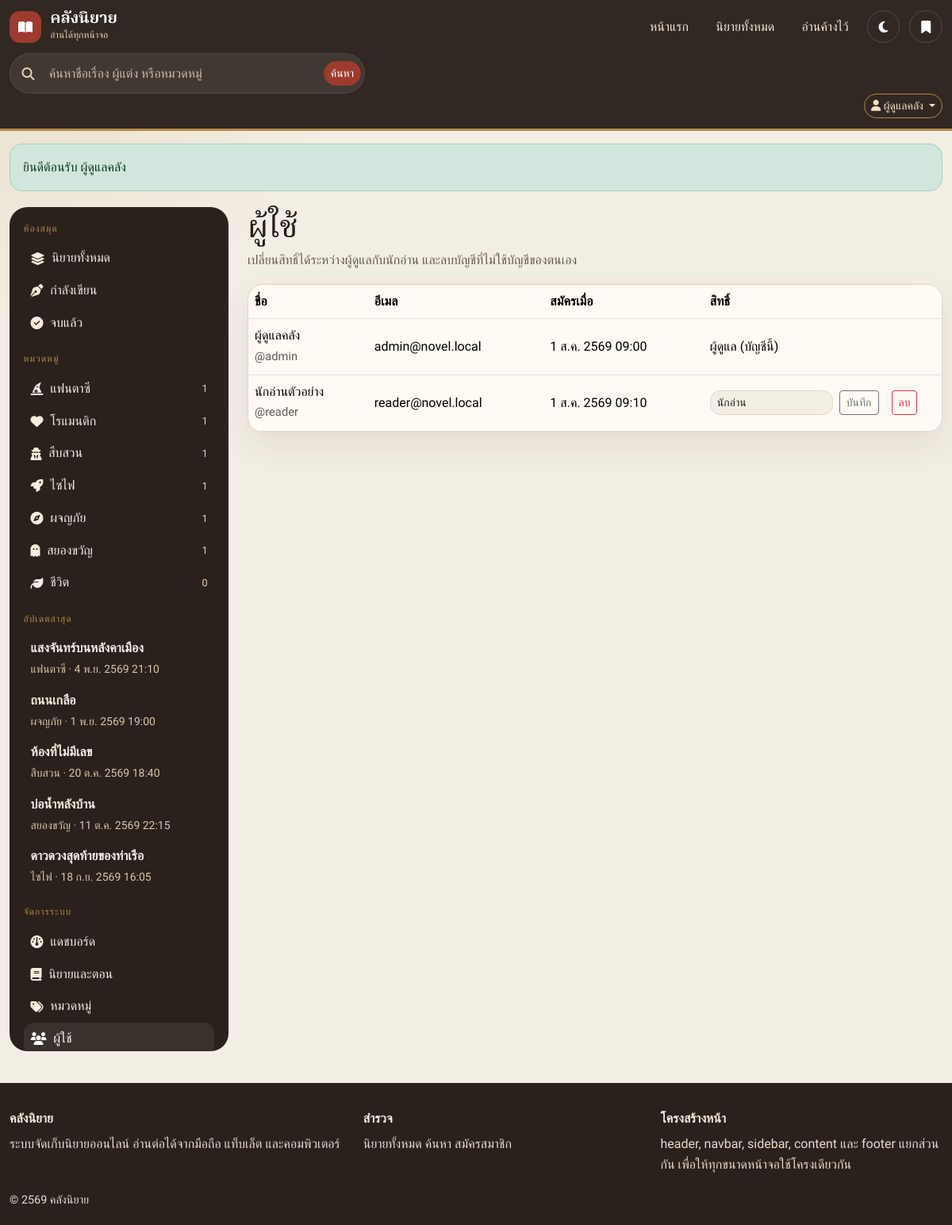
Page /index.php?page=admin-users (signed in) on the committed database.
### tables this page shows
CREATE TABLE users (
    id INT UNSIGNED NOT NULL AUTO_INCREMENT,
    username VARCHAR(50) NOT NULL,
    email VARCHAR(120) NOT NULL,
    password_hash VARCHAR(255) NOT NULL,
    display_name VARCHAR(100) NOT NULL,
    role ENUM('admin', 'member') NOT NULL DEFAULT 'member',
    created_at DATETIME NOT NULL DEFAULT CURRENT_TIMESTAMP,
    updated_at DATETIME NOT NULL DEFAULT CURRENT_TIMESTAMP ON UPDATE CURRENT_TIMESTAMP,
    PRIMARY KEY (id),
    UNIQUE KEY uq_users_username (username),
    UNIQUE KEY uq_users_email (email)
);

CREATE TABLE categories (
    id INT UNSIGNED NOT NULL AUTO_INCREMENT,
    name VARCHAR(80) NOT NULL,
    slug VARCHAR(120) NOT NULL,
    description VARCHAR(255) NOT NULL DEFAULT '',
    icon VARCHAR(60) NOT NULL DEFAULT 'fa-book',
    sort_order INT NOT NULL DEFAULT 0,
    created_at DATETIME NOT NULL DEFAULT CURRENT_TIMESTAMP,
    PRIMARY KEY (id),
    UNIQUE KEY uq_categories_slug (slug)
);

CREATE TABLE novels (
    id INT UNSIGNED NOT NULL AUTO_INCREMENT,
    title VARCHAR(200) NOT NULL,
    slug VARCHAR(220) NOT NULL,
    author_name VARCHAR(120) NOT NULL,
    category_id INT UNSIGNED NOT NULL,
    synopsis TEXT NOT NULL,
    cover_image VARCHAR(255) DEFAULT NULL,
    status ENUM('ongoing', 'completed', 'hiatus') NOT NULL DEFAULT 'ongoing',
    is_published TINYINT(1) NOT NULL DEFAULT 1,
    view_count INT UNSIGNED NOT NULL DEFAULT 0,
    created_by INT UNSIGNED DEFAULT NULL,
    created_at DATETIME NOT NULL DEFAULT CURRENT_TIMESTAMP,
    updated_at DATETIME NOT NULL DEFAULT CURRENT_TIMESTAMP ON UPDATE CURRENT_TIMESTAMP,
    PRIMARY KEY (id),
    UNIQUE KEY uq_novels_slug (slug),
    KEY idx_novels_category (category_id),
    KEY idx_novels_pub_updated (is_published, updated_at),
    CONSTRAINT fk_novels_category FOREIGN KEY (category_id) REFERENCES categories (id) ON UPDATE CASCADE ON DELETE RESTRICT,
    CONSTRAINT fk_novels_user FOREIGN KEY (created_by) REFERENCES users (id) ON UPDATE CASCADE ON DELETE SET NULL
);

### includes/library.php (called while the page is built, shortened)
<?php
function novel_select_sql(): string
{
    return 'SELECT n.id, n.title, n.slug, n.author_name, n.category_id, n.synopsis, n.cover_image,
                   n.status, n.is_published, n.view_count, n.created_by, n.created_at, n.updated_at,
                   c.name AS category_name, c.slug AS category_slug, c.icon AS category_icon,
                   (SELECT COUNT(*) FROM chapters ch WHERE ch.novel_id = n.id AND ch.is_published = 1) AS chapter_count,
                   (SELECT COUNT(*) FROM chapters ch2 WHERE ch2.novel_id = n.id) AS chapter_total
            FROM novels n
            INNER JOIN categories c ON c.id = n.category_id';
}
function novel_filters(array $filters): array
{
    $where = [];
    $params = [];
    if (empty($filters['include_unpublished'])) {
        $where[] = 'n.is_published = 1';
    }
    $order = match ($filters['sort'] ?? 'new') {
        'popular' => 'n.view_count DESC, n.updated_at DESC',
        'title' => 'n.title ASC',
        'old' => 'n.created_at ASC',
        default => 'n.updated_at DESC',
    };
    return [$where, $params, $order];
}
function query_novels(array $filters, int $limit, int $offset = 0): array
{
    [$where, $params, $order] = novel_filters($filters);
    $limit = max(1, min(60, $limit));
    $offset = max(0, $offset);
    $sql = novel_select_sql()
        . ' WHERE ' . implode(' AND ', $where)
        . ' ORDER BY ' . $order
        . ' LIMIT ' . $limit . ' OFFSET ' . $offset;
    $stmt = db()->prepare($sql);
    $stmt->execute($params);
    return $stmt->fetchAll();
}
function categories_with_counts(): array
{
    $sql = 'SELECT c.*, COUNT(n.id) AS novel_count
            FROM categories c
            LEFT JOIN novels n ON n.category_id = c.id AND n.is_published = 1
            GROUP BY c.id
            ORDER BY c.sort_order ASC, c.name ASC';
    return db()->query($sql)->fetchAll();
}
function latest_novels(int $limit = 8): array
{
    return query_novels(['sort' => 'new'], $limit);
}
function all_users(): array
{
    return db()->query(
        "SELECT id, username, email, display_name, role, created_at
         FROM users
         ORDER BY FIELD(role, 'admin', 'member'), id ASC"
    )->fetchAll();
}

### config/config.php (called while the page is built, shortened)
<?php
return [
    'db' => [
        'host' => getenv('NOVEL_DB_HOST') ?: '127.0.0.1',
        'port' => (int) (getenv('NOVEL_DB_PORT') ?: 3306),
        'name' => getenv('NOVEL_DB_NAME') ?: 'novel_library',
        'user' => getenv('NOVEL_DB_USER') ?: 'novel_user',
        'pass' => getenv('NOVEL_DB_PASS') ?: 'NovelLib@2026',
        'charset' => 'utf8mb4',
    ],
    'app' => [
        'name' => 'คลังนิยาย',
        'tagline' => 'จัดเก็บ อ่าน และเปิดต่อได้บนมือถือ แท็บเล็ต และคอมพิวเตอร์',
        'timezone' => 'Asia/Bangkok',
        'session_name' => 'klangniyai',
        'debug' => false,
        'show_demo_accounts' => true,
        'per_page' => 9,
    ],
];

### includes/bootstrap.php (called while the page is built, shortened)
<?php
function app_config(): array
{
    static $config = null;
    if ($config === null) {
        $loaded = require APP_ROOT . '/config/config.php';
        $config = is_array($loaded) ? $loaded : [];
    }
    return $config;
}
$config = app_config();
require APP_ROOT . '/includes/functions.php';
require APP_ROOT . '/includes/library.php';

### content/admin/users.php (the view, shortened to what this page needs)
<?php
$users = all_users();
$me = current_user();
?>
<div class="page-heading">
    <h1>ผู้ใช้</h1>
    <p>เปลี่ยนสิทธิ์ได้ระหว่างผู้ดูแลกับนักอ่าน และลบบัญชีที่ไม่ใช้บัญชีของตนเอง</p>
</div>
<div class="table-responsive panel">
    <table class="table align-middle mb-0">
        <thead>
            <tr><th>ชื่อ</th><th>อีเมล</th><th>สมัครเมื่อ</th><th>สิทธิ์</th><th></th></tr>
        </thead>
        <tbody>
            <?php foreach ($users as $user): ?>
                <tr>
                    <td><?= e($user['display_name']) ?><div class="meta">@<?= e($user['username']) ?></div></td>
                    <td><?= e($user['email']) ?></td>
                    <td><?= e(thai_datetime((string) $user['created_at'])) ?></td>
                    <td>
                        <?php if ((int) $user['id'] === (int) $me['id']): ?>
                            <?= $user['role'] === 'admin' ? 'ผู้ดูแล (บัญชีนี้)' : 'นักอ่าน (บัญชีนี้)' ?>
                        <?php else: ?>
                            <form class="d-flex gap-2" method="post" action="<?= e(url('admin-users')) ?>">
                                <select class="form-select form-select-sm" id="role-<?= (int) $user['id'] ?>" name="role">
                                    <option value="member" <?= $user['role'] === 'member' ? 'selected' : '' ?>>นักอ่าน</option>
                                </select>
                                <button class="btn btn-outline-secondary btn-sm" type="submit">บันทึก</button>
                            </form>
                        <?php endif; ?>
                    </td>
                    <td>
                        <?php if ((int) $user['id'] !== (int) $me['id']): ?>
                            <form method="post" action="<?= e(url('admin-users')) ?>" data-confirm="ลบบัญชีนี้หรือไม่" data-confirm-ok="ลบ">
                                <button class="btn btn-outline-danger btn-sm" type="submit">ลบ</button>
                            </form>
                        <?php endif; ?>
                    </td>
                </tr>
            <?php endforeach; ?>
        </tbody>
    </table>
</div>

### includes/navbar.php (shortened to what this page needs)
<?php
$me = current_user();
$appName = (string) (app_config()['app']['name'] ?? 'คลังนิยาย');
$searchValue = ($page ?? '') === 'search' ? (string) ($_GET['q'] ?? '') : '';
?>
<header class="topbar sticky-top">
    <div class="container-xxl">
        <div class="topbar-row">
            <a class="brand" href="<?= e(url('home')) ?>">
                <span class="brand-mark" aria-hidden="true"><i class="fa-solid fa-book-open"></i></span>
                <span>
                    <strong><?= e($appName) ?></strong>
                    <small>อ่านได้ทุกหน้าจอ</small>
                </span>
            </a>
            <nav class="top-links d-none d-lg-flex" aria-label="เมนูหลัก">
                <a class="<?= ($page ?? '') === 'home' ? 'is-active' : '' ?>" href="<?= e(url('home')) ?>">หน้าแรก</a>
                <a class="<?= in_array(($page ?? ''), ['novels', 'novel', 'category'], true) ? 'is-active' : '' ?>" href="<?= e(url('novels')) ?>">นิยายทั้งหมด</a>
                <?php if ($me !== null): ?>
                    <a class="<?= ($page ?? '') === 'history' ? 'is-active' : '' ?>" href="<?= e(url('history')) ?>">อ่านค้างไว้</a>
                <?php endif; ?>
            </nav>
            <div class="top-tools">
                <button class="btn btn-nav" type="button" data-theme-toggle aria-label="สลับโหมดกลางวันและกลางคืน">
                    <i class="fa-solid fa-moon" aria-hidden="true"></i>
                </button>
                <?php if ($me !== null): ?>
                    <a class="btn btn-nav<?= ($page ?? '') === 'bookmarks' ? ' is-active' : '' ?>" href="<?= e(url('bookmarks')) ?>" aria-label="ชั้นหนังสือของฉัน">
                        <i class="fa-solid fa-bookmark" aria-hidden="true"></i>
                    </a>
                <?php endif; ?>
            </div>
        </div>
        <form class="nav-search" method="get" action="index.php" role="search">
            <i class="fa-solid fa-magnifying-glass" aria-hidden="true"></i>
            <input id="nav-q" type="search" name="q" value="<?= e($searchValue) ?>" placeholder="ค้นหาชื่อเรื่อง ผู้แต่ง หรือหมวดหมู่" maxlength="100">
            <button class="btn btn-seal btn-sm" type="submit">ค้นหา</button>
        </form>
        <div class="collapse d-lg-block" id="accountMenu">
            <div class="account-row">
                <?php if ($me === null): ?>
                    <a class="btn btn-outline-gold btn-sm" href="<?= e(url('register')) ?>">สมัครสมาชิก</a>
                    <a class="btn btn-seal btn-sm" href="<?= e(url('login')) ?>">เข้าสู่ระบบ</a>
                <?php else: ?>
                    <div class="dropdown">
                        <button class="btn btn-outline-gold btn-sm dropdown-toggle" type="button" data-bs-toggle="dropdown" aria-expanded="false">
                            <i class="fa-solid fa-user" aria-hidden="true"></i>
                            <?= e($me['display_name']) ?>
                        </button>
                    </div>
                <?php endif; ?>
            </div>
        </div>
    </div>
</header>

### includes/sidebar.php (shortened to what this page needs)
<?php
if (!isset($sidebarData)) {
    $sidebarData = [
        'categories' => categories_with_counts(),
        'latest' => latest_novels(5),
    ];
}
if (!function_exists('render_sidebar_menu')) {
    function render_sidebar_menu(array $sidebarData): void
    {
        global $page;
        $currentCategory = ($page ?? '') === 'category' ? (string) ($_GET['slug'] ?? '') : '';
        $status = ($page ?? '') === 'novels' ? (string) ($_GET['status'] ?? '') : '';
        $me = current_user();
        ?>
        <p class="sidebar-kicker">ห้องสมุด</p>
        <nav class="sidebar-nav" aria-label="ทางลัดในคลัง">
            <a class="<?= $status === '' && ($page ?? '') === 'novels' ? 'is-active' : '' ?>" href="<?= e(url('novels')) ?>">
                <i class="fa-solid fa-layer-group" aria-hidden="true"></i> นิยายทั้งหมด
            </a>
            <a class="<?= $status === 'ongoing' ? 'is-active' : '' ?>" href="<?= e(url('novels', ['status' => 'ongoing'])) ?>">
                <i class="fa-solid fa-pen-nib" aria-hidden="true"></i> กำลังเขียน
            </a>
            <a class="<?= $status === 'completed' ? 'is-active' : '' ?>" href="<?= e(url('novels', ['status' => 'completed'])) ?>">
                <i class="fa-solid fa-circle-check" aria-hidden="true"></i> จบแล้ว
            </a>
        </nav>
        <p class="sidebar-kicker">หมวดหมู่</p>
        <nav class="sidebar-nav" aria-label="หมวดหมู่">
            <?php foreach ($sidebarData['categories'] as $category): ?>
                <a class="<?= $currentCategory === $category['slug'] ? 'is-active' : '' ?>" href="<?= e(url('category', ['slug' => $category['slug']])) ?>">
                    <i class="<?= e(icon_class((string) $category['icon'])) ?>" aria-hidden="true"></i>
                    <span><?= e($category['name']) ?></span>
                    <em><?= number_format((int) $category['novel_count']) ?></em>
                </a>
            <?php endforeach; ?>
        </nav>
        <p class="sidebar-kicker">อัปเดตล่าสุด</p>
        <ul class="latest-list">
            <?php foreach ($sidebarData['latest'] as $novel): ?>
                <li>
                    <a href="<?= e(url('novel', ['slug' => $novel['slug']])) ?>">
                        <strong><?= e($novel['title']) ?></strong>
                        <small><?= e($novel['category_name']) ?> · <?= e(thai_datetime((string) $novel['updated_at'])) ?></small>
                    </a>
                </li>
            <?php endforeach; ?>
        </ul>
        <?php if ($me !== null && $me['role'] === 'admin'): ?>
            <p class="sidebar-kicker">จัดการระบบ</p>
            <nav class="sidebar-nav" aria-label="เมนูผู้ดูแล">
                <a class="<?= ($page ?? '') === 'admin' ? 'is-active' : '' ?>" href="<?= e(url('admin')) ?>"><i class="fa-solid fa-gauge"></i> แดชบอร์ด</a>
                <a class="<?= in_array(($page ?? ''), ['admin-novels', 'admin-novel-form', 'admin-chapters', 'admin-chapter-form'], true) ? 'is-active' : '' ?>" href="<?= e(url('admin-novels')) ?>"><i class="fa-solid fa-book"></i> นิยายและตอน</a>
                <a class="<?= ($page ?? '') === 'admin-categories' ? 'is-active' : '' ?>" href="<?= e(url('admin-categories')) ?>"><i class="fa-solid fa-tags"></i> หมวดหมู่</a>
                <a class="<?= ($page ?? '') === 'admin-users' ? 'is-active' : '' ?>" href="<?= e(url('admin-users')) ?>"><i class="fa-solid fa-users"></i> ผู้ใช้</a>
            </nav>
        <?php endif; ?>
        <?php
    }
}
$mode = $sidebarMode ?? 'desktop';
if ($mode === 'offcanvas'): ?>
    <div class="offcanvas offcanvas-start sidebar-offcanvas" tabindex="-1" id="sidebarOffcanvas" aria-labelledby="sidebarOffcanvasLabel">
        <div class="offcanvas-header">
            <h2 class="offcanvas-title" id="sidebarOffcanvasLabel">สารบัญคลัง</h2>
            <button type="button" class="btn-close btn-close-white" data-bs-dismiss="offcanvas" aria-label="ปิด"></button>
        </div>
        <div class="offcanvas-body">
            <?php render_sidebar_menu($sidebarData); ?>
        </div>
    </div>
<?php else: ?>
    <aside class="sidebar" aria-label="สารบัญ">
        <?php render_sidebar_menu($sidebarData); ?>
    </aside>
<?php endif; ?>

### rows in the picture
users: display_name "ผู้ดูแลคลัง", username "admin", email "admin@novel.local", created_at "1 ส.ค. 2569 09:00", role "ผู้ดูแล (บัญชีนี้)"
categories: name "แฟนตาซี", novel_count "1"
categories: name "โรแมนติก", novel_count "1"
categories: name "สืบสวน", novel_count "1"
categories: name "ไซไฟ", novel_count "1"
categories: name "ผจญภัย", novel_count "1"
categories: name "สยองขวัญ", novel_count "1"
categories: name "ชีวิต", novel_count "0"
novels: title "แสงจันทร์บนหลังคาเมือง", category.name "แฟนตาซี", updated_at "4 พ.ย. 2569 21:10"
novels: title "ถนนเกลือ", category.name "ผจญภัย", updated_at "1 พ.ย. 2569 19:00"
novels: title "ห้องที่ไม่มีเลข", category.name "สืบสวน", updated_at "20 ต.ค. 2569 18:40"
novels: title "บ่อน้ำหลังบ้าน", category.name "สยองขวัญ", updated_at "11 ต.ค. 2569 22:15"
novels: title "ดาวดวงสุดท้ายของท่าเรือ", category.name "ไซไฟ", updated_at "18 ก.ย. 2569 16:05"
users: display_name "นักอ่านตัวอย่าง", username "reader", email "reader@novel.local", created_at "1 ส.ค. 2569 09:10", role "นักอ่าน"

### other values in the picture
$appName "คลังนิยาย"
$flash['message'] "ยินดีต้อนรับ ผู้ดูแลคลัง"
